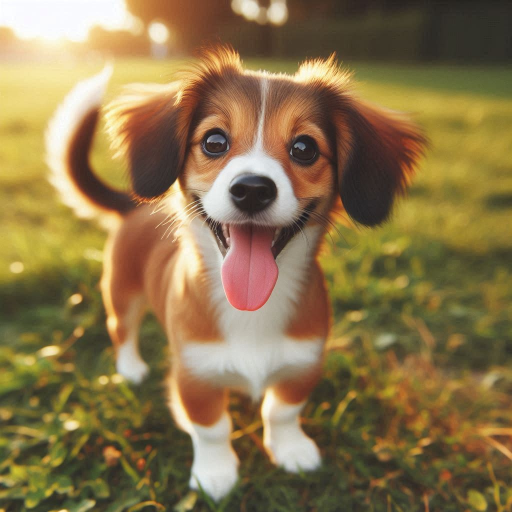
#> input picture useless/图像处理/p1.png, 1024 x 1024 px (shown at 1/2 size)
$ python '5.16产生噪点.py'
#> lines starting #> are read from the running program, lines starting #| are printed output that depends on the picture; after the words box and inside, x2 and y2 are one past the last pixel; in counts of white or black regions, pixels touching at a corner belong together
import cv2
import numpy as np

np.set_printoptions(threshold=np.inf)
def random_noise(image_path, noise_num):

#> called with image_path = 'p1.png', noise_num = 5000
    img = cv2.imread(image_path,0)
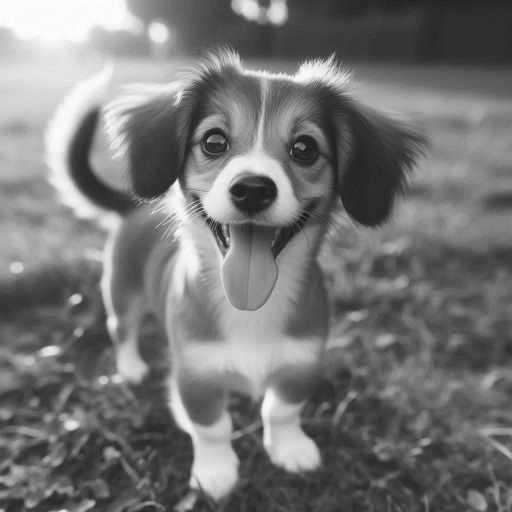
#> img: shape (1024, 1024) (shown at 1/2 size); min 15, max 255, mean 118.2
    rows, cols= img.shape
#> rows = 1024; cols = 1024

    for i in range(noise_num):
        x = np.random.randint(0, rows)
        y = np.random.randint(0, cols)
        img[x, y] = 255  # 设置像素点为白色，产生噪声
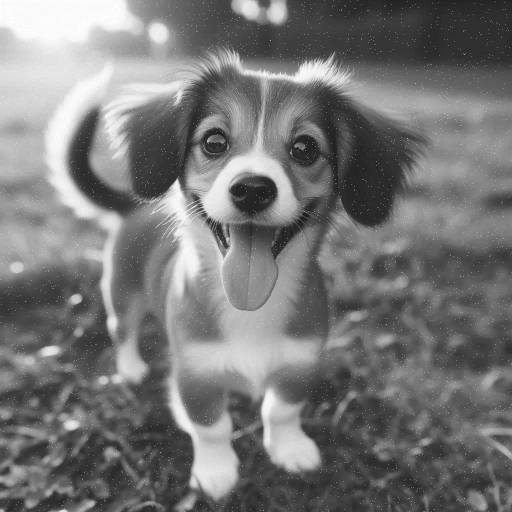
#> img: shape (1024, 1024) (shown at 1/2 size); 0.48% of pixels changed, all inside (x1, y1, x2, y2) = (0, 0, 1024, 1024)

    return img

# 使用示例
image_with_noise = random_noise('p1.png', 5000)
cv2.imshow('Image with Random Noise', image_with_noise)
cv2.waitKey(0)
cv2.destroyAllWindows()
cv2.imwrite('p2.png',image_with_noise)
